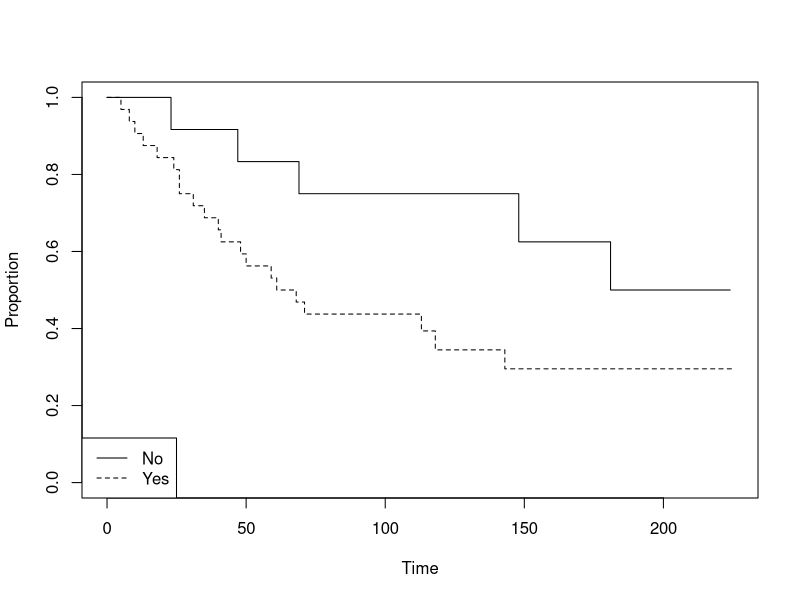

R code for this plot: (Note: this script raises an error after producing the figure.)
## ---- chunk 1
knitr::opts_chunk$set(echo = TRUE)
## ---- chunk 2
brcancer <- structure(list(
  time = c(23, 47, 69, 70, 100, 101, 148, 181, 198, 208, 212, 224, 5, 8, 10, 13, 18, 
           24, 26, 26, 31, 35, 40, 41, 48, 50, 59, 61, 68, 71, 76, 105, 107, 109, 
           113, 116, 118, 143, 145, 162, 188, 212, 217, 225), 
  event = c(1, 1, 1, 0, 0, 0, 1, 1, 0, 0, 0, 0, 1, 1, 1, 1, 1, 1, 1, 1, 1, 1, 1, 
            1, 1, 1, 1, 1, 1, 1, 0, 0, 0, 0, 1, 0, 1, 1, 0, 0, 0, 0, 0, 0), 
  metastized = structure(c(1L, 1L, 1L, 1L, 1L, 1L, 1L, 1L, 1L, 1L, 1L, 1L, 2L, 
                           2L, 2L, 2L, 2L, 2L, 2L, 2L, 2L, 2L, 2L, 2L, 2L, 2L, 
                           2L, 2L, 2L, 2L, 2L, 2L, 2L, 2L, 2L, 2L, 2L, 2L, 2L, 
                           2L, 2L, 2L, 2L, 2L), 
               .Label = c("No", "Yes"), class = "factor")),
  .Names = c("time", "event", "metastized"),
row.names = c(NA, -44L), class = "data.frame")

str(brcancer)

head(brcancer)

attach(brcancer)
library(survival)

#plot of survival function
plot(survfit(Surv(time, event) ~ metastized), xlab = "Time", ylab = "Proportion", lty = 1:2)
legend("bottomleft", c("No","Yes"), lty=1:2) 

#logrank test
survdiff(Surv(time,event) ~ metastized)

detach(brcancer)

## ---- chunk 3
glioma <- structure(list(
  no. = c(1L, 2L, 3L, 4L, 5L, 6L, 7L, 8L, 9L, 10L, 11L, 12L, 13L, 14L, 15L, 16L,
          17L, 18L, 19L, 1L, 2L, 3L, 4L, 5L, 6L, 7L, 8L, 9L, 10L, 11L, 12L, 13L, 
          14L, 15L, 16L, 17L, 18L),
  age = c(41L, 45L, 48L, 54L, 40L, 31L, 53L, 49L, 36L, 52L, 57L, 55L, 70L, 39L, 
          40L, 47L, 58L, 40L, 36L, 27L, 32L, 53L, 46L, 33L, 19L, 32L, 70L, 72L, 
          46L, 44L, 83L, 57L, 71L, 61L, 65L, 50L, 42L), 
  sex = structure(c(1L, 1L, 2L, 2L, 1L, 2L, 2L, 2L, 2L, 2L, 2L, 1L, 2L, 1L, 1L, 
                    1L, 2L, 1L, 2L, 2L, 2L, 1L, 2L, 1L, 1L, 1L, 2L, 2L, 2L, 2L, 
                    1L, 1L, 1L, 2L, 2L, 2L, 1L), 
        .Label = c("Female", "Male"), class = "factor"),
  histology = structure(c(2L, 2L, 2L, 2L, 2L, 2L, 2L, 2L, 2L, 2L, 2L, 1L, 1L, 
                          1L, 1L, 1L, 1L, 1L, 1L, 2L, 2L, 2L, 2L, 2L, 2L, 1L, 
                          1L, 1L, 1L, 1L, 1L, 1L, 1L, 1L, 1L, 1L, 1L), 
              .Label = c("GBM", "Grade3"), class = "factor"), 
  group = structure(c(2L, 2L, 2L, 2L, 2L, 2L, 2L, 2L, 2L, 2L, 2L, 2L, 2L, 2L, 
                      2L, 2L, 2L, 2L, 2L, 1L, 1L, 1L, 1L, 1L, 1L, 1L, 1L, 1L, 
                      1L, 1L, 1L, 1L, 1L, 1L, 1L, 1L, 1L), 
          .Label = c("Control", "RIT"), class = "factor"),
  event = c(TRUE, FALSE, FALSE, FALSE, FALSE, TRUE, FALSE, FALSE, FALSE, FALSE, 
            FALSE, FALSE, TRUE, TRUE, FALSE, FALSE, TRUE, TRUE, TRUE, TRUE, TRUE, 
            TRUE, TRUE, FALSE, FALSE, TRUE, TRUE, TRUE, TRUE, TRUE, TRUE, TRUE, 
            TRUE, TRUE, TRUE, TRUE, TRUE), 
  time = c(53L, 28L, 69L, 58L, 54L, 25L, 51L, 61L, 57L, 57L, 50L, 43L, 20L, 14L, 
           36L, 59L, 31L, 14L, 36L, 34L, 32L, 9L, 19L, 50L, 48L, 8L, 8L, 11L, 12L, 
           15L, 5L, 8L, 8L, 6L, 14L, 13L, 25L)), 
  
  .Names = c("no.", "age", "sex", "histology", "group", "event", "time"),
  row.names = c("1", "2", "3", "4", "5", "6", "7", "8", "9", "10", "11", "12", 
                "13", "14", "15", "16", "17", "18", "19", "20", "21", "22", "23", 
                "24", "25", "26", "27", "28", "29", "30", "31", "32", "33", "34", 
                "35", "36", "37"), class = "data.frame")

str(glioma)
attach(glioma)

library(survival)
glioma_cox <- coxph(Surv(time, event) ~ age + sex + histology + group)
summary(glioma_cox)
detach(glioma)

## ---- chunk 4
teeth <- read.csv(file = "data/teeth.csv", row.names = 1)
head(teeth)
#tail(teeth)

# Set maximum longevity to 13 years and censor all at the end of the last year:
teeth$Survyear[teeth$Survyear > 13] <- 13
teeth$Reint[teeth$Survyear == 13] <- 0
## ---- chunk 5
library(survival)
#install.packages("plotrix")
library(plotrix)

plot(survfit(Surv(Survyear, Reint) ~ strata(Type2), data = teeth), conf.int = "both",
     col = c("red", "blue"), lwd = 1.7, axes = FALSE, yscale = 100,
     main = "", ylab = "", xlab = "", cex.axis = 1.2)
title(xlab = "Length of follow-up in years", line = 1.7, cex.lab = 1.2)
title(ylab = "Survivals %", line = 2.5, cex.lab = 1.2)
#
ablineclip(v=2, y1=0, y2=1.0, col="darkgrey", lty=3, lwd=1.4)
ablineclip(v=4, y1=0, y2=1.0, col="darkgrey", lty=3, lwd=1.4)
ablineclip(v=6, y1=0, y2=1.0, col="darkgrey", lty=3, lwd=1.4)
ablineclip(v=8, y1=0, y2=1.0, col="darkgrey", lty=3, lwd=1.4)
ablineclip(v=10, y1=0, y2=1.0, col="darkgrey", lty=3, lwd=1.4)
ablineclip(v=12, y1=0, y2=1.0, col="darkgrey", lty=3, lwd=1.4)
ablineclip(h=0.2, x1=0, x2=13, col="darkgrey", lty=3, lwd=1.4)
ablineclip(h=0.4, x1=0, x2=13, col="darkgrey", lty=3, lwd=1.4)
ablineclip(h=0.6, x1=0, x2=13, col="darkgrey", lty=3, lwd=1.4)
ablineclip(h=0.8, x1=0, x2=13, col="darkgrey", lty=3, lwd=1.4)
ablineclip(h=1.0, x1=0, x2=13, col="black",lty=1,lwd=1.0)
ablineclip(v=13, y1=0,y2=1,col="black",lty=1,lwd=1.0)
axis(1, at=c(0,1,3,5,7,9,11,13), labels=c(0,1,3,5,7,9,11,13), pos=0, las=1)
axis(2, at=c(0.0,0.2,0.4,0.6,0.8,1.0), labels=c(0,20,40,60,80,100), pos=0, las=2)
legend(x=0.15, y=0.15, c("Premolar","Molar"), col=c("red","blue"), lty=c(1,1), bty="n")
#
ablineclip(h=0.5, x1=0, x2=13, col="black", lty=5)
ablineclip(v=12.0, y1=0, y2=0.5, col="red", lty=5, lwd=1.7)
ablineclip(v=8.7, y1=0, y2=0.5, col="blue", lty=5, lwd=1.7)

# example of a log-rank test:
kmtest.teeth <- survdiff(Surv(Survyear, Reint) ~ Type2, data = teeth)
kmtest.teeth
